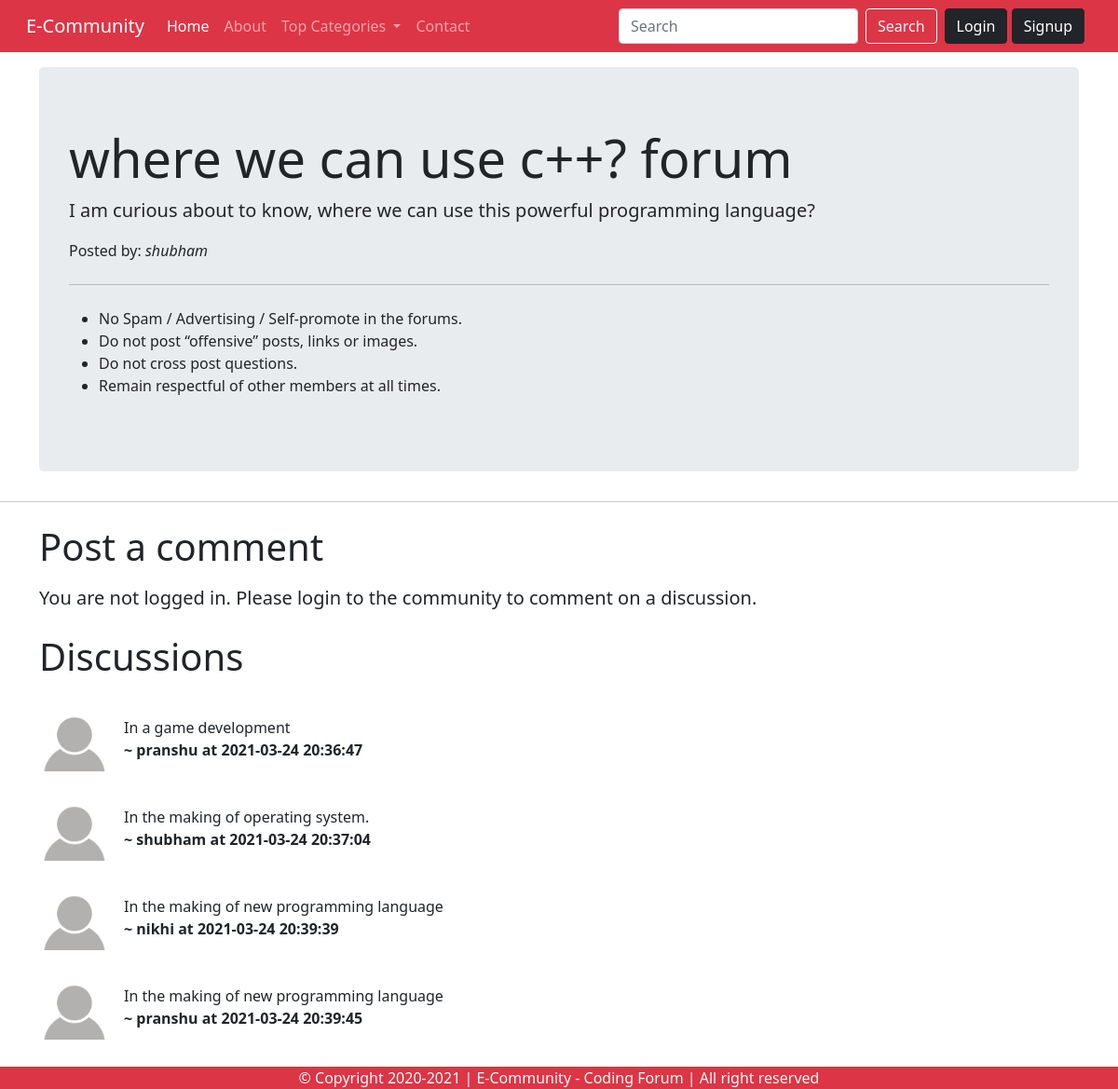
Page /thread.php?threadid=10 on the committed database.
### tables this page shows
CREATE TABLE `threads` (
  `thread_id` int(7) NOT NULL,
  `thread_title` varchar(255) NOT NULL,
  `thread_desc` text NOT NULL,
  `thread_cate_id` int(7) NOT NULL,
  `thread_user_id` int(7) NOT NULL,
  `timestamp` datetime NOT NULL DEFAULT current_timestamp()
);

CREATE TABLE `users` (
  `sno` int(8) NOT NULL,
  `user_email` varchar(30) NOT NULL,
  `user_pass` varchar(255) NOT NULL,
  `timestamp` datetime NOT NULL DEFAULT current_timestamp()
);

CREATE TABLE `comments` (
  `comment_id` int(7) NOT NULL,
  `comment_content` text NOT NULL,
  `thread_id` int(7) NOT NULL,
  `comment_time` datetime DEFAULT current_timestamp(),
  `comment_by` text NOT NULL
);

### thread.php (the view, shortened to what this page needs)
<!doctype html>
<html lang="en">
<head>
    <link href="https://cdn.jsdelivr.net/npm/bootstrap@5.0.0-beta1/dist/css/bootstrap.min.css" rel="stylesheet"
>
    <link rel="stylesheet" href="https://maxcdn.bootstrapcdn.com/bootstrap/4.0.0/css/bootstrap.min.css"
>
</head>
<body>
    <?php require "partials/_header.php"; ?>
    <?php
        $id = $_GET['threadid'];
        $sql = "SELECT * FROM `threads` WHERE `thread_id` = $id";
        $result = mysqli_query($conn, $sql);
        while($row = mysqli_fetch_assoc($result)){
            $title = $row['thread_title'];
            $desc = $row['thread_desc'];
            $askedBy = $row['thread_user_id'];
            $sql2 = "SELECT * FROM `users` WHERE `sno`='$askedBy'";
            $result2 = mysqli_query($conn, $sql2);
            $row2 = mysqli_fetch_assoc($result2);
            $postedBy = $row2['user_email'];
        }
        ?>
    <div class="container my-3">
        <div class="jumbotron">
            <h1 class="display-4"><?php echo $title ?> forum</h1>
            <p class="lead"> <?php echo $desc ?></p>
            <p class="lead">
            <p>Posted by: <em><?php echo $postedBy; ?></em></p>
            </p>
            <hr class="my-4">
            <p>
            <ul>
                <li>No Spam / Advertising / Self-promote in the forums.</li>
                <li>Do not post “offensive” posts, links or images.</li>
                <li>Do not cross post questions.</li>
                <li>Remain respectful of other members at all times.</li>
            </ul>
            </p>
        </div>
    </div>
    <hr>
    <?php
        if(isset($_SESSION['loggedin']) && $_SESSION['loggedin']==true){
            echo '<div class="container">
            <h1 class="py-2">Post a comment</h1>
            <form action="' . $_SERVER["REQUEST_URI"] . '" method="POST">
                <div class="mb-3">
                    <label for="comment" class="form-label">Add a comment</label>
                    <textarea class="form-control" id="comment" name="comment" rows="3"></textarea>
                    <input type="hidden" name="sno" value="' . $_SESSION['sno'] . '">
                </div>
                <button type="submit" class="btn btn-success">Post comment</button>
            </form>
        </div>';
    }else{
        echo '<div class="container">
        <h1 class="py-2">Post a comment</h1>
            <p class="lead">You are not logged in. Please login to the community to comment on a discussion.</p>
            </div>';
    }
?>
    <div class="container mb-5">
        <h1 class="py-2">Discussions</h1>
        <?php
        $id = $_GET['threadid'];
        $sql = "SELECT * FROM `comments` WHERE `thread_id` = $id";
        $result = mysqli_query($conn, $sql);
        while($row = mysqli_fetch_assoc($result)){
            $content = $row['comment_content'];
            $commentTime = $row['comment_time'];
            $thread_user_id = $row['comment_by'];
            $sql2 = "SELECT * FROM `users` WHERE `sno`='$thread_user_id'";
            $result2 = mysqli_query($conn, $sql2);
            $row2 = mysqli_fetch_assoc($result2);
        echo '<div class="media my-3 ">
            <img class="mr-3" src="img/user.png" height="75px" alt="Generic placeholder image">
            <div class="media-body mt-3">
                ' . $content . '
                <p><b> ~ ' . $row2['user_email'] . ' at ' . $commentTime . '</b></p>
                </p>
            </div>
        </div>';
        }
        ?>
    </div>
    <?php require "partials/_footer.php"; ?>
    <link href="https://cdn.jsdelivr.net/npm/bootstrap@5.0.0-beta1/dist/css/bootstrap.min.css" rel="stylesheet"
>
</body>
</html>

### rows in the picture
threads: thread_title "where we can use c++?", thread_desc "I am curious about to know, where we can use this powerful programming language?"
users: user_email "shubham"
comments: comment_content "In a game development", users.user_email "pranshu", comment_time "2021-03-24 20:36:47"
comments: comment_content "In the making of operating system.", users.user_email "shubham", comment_time "2021-03-24 20:37:04"
comments: comment_content "In the making of new programming language", users.user_email "nikhi", comment_time "2021-03-24 20:39:39"
comments: comment_content "In the making of new programming language", users.user_email "pranshu", comment_time "2021-03-24 20:39:45"
